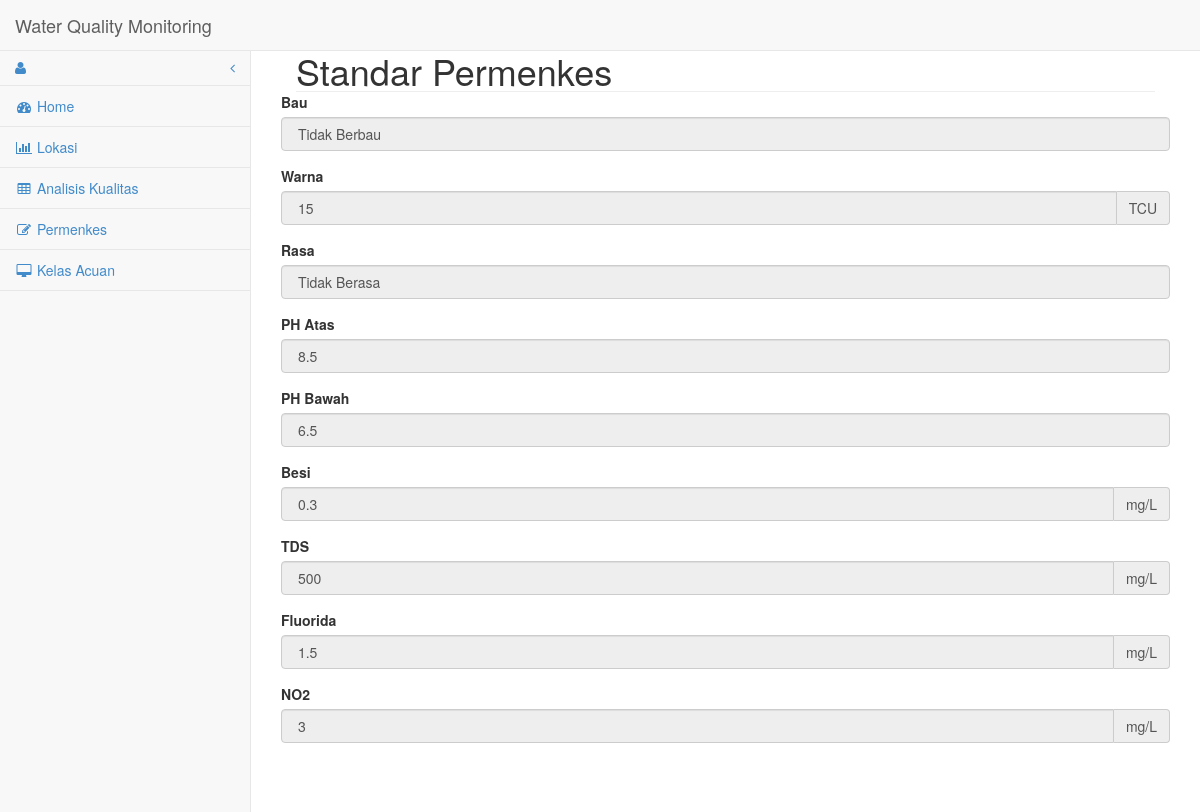
The app's page /permenkes.php with its own data.
### tables this page shows
CREATE TABLE IF NOT EXISTS `permenkes` (
  `id_permenkes` int(6) unsigned NOT NULL,
  `bau` varchar(30) DEFAULT NULL,
  `warna` float DEFAULT NULL,
  `rasa` varchar(30) DEFAULT NULL,
  `tds` float DEFAULT NULL,
  `ph_atas` float DEFAULT NULL,
  `ph_bawah` float DEFAULT NULL,
  `besi` float DEFAULT NULL,
  `fluorida` float DEFAULT NULL,
  `no2` float DEFAULT NULL,
  `temperatur_atas` double DEFAULT NULL,
  `temperatur_bawah` double DEFAULT NULL
);

### permenkes.php (the view, shortened to what this page needs)
<html xmlns="http://www.w3.org/1999/xhtml" >
<!DOCTYPE html>
<html lang="en">
<head>
    <link href="css/bootstrap.min.css" rel="stylesheet">
    <link href="css/sb-admin-2.css" rel="stylesheet">
    <link href="css/plugins/morris.css" rel="stylesheet">
    <link href="font-awesome/css/font-awesome.min.css" rel="stylesheet" type="text/css">
</head>
<body>
    <div id="wrapper">
        <nav class="navbar navbar-default navbar-static-top" role="navigation" style="margin-bottom: 0">
            <div class="navbar-header">
                <a class="navbar-brand" href="home.php">Water Quality Monitoring</a>
            </div>
            <div class="navbar-default sidebar" role="navigation">
                <div class="sidebar-nav navbar-collapse">
                    <ul class="nav" id="side-menu">
                    <li class="dropdown">
                        <a href="#" class="dropdown-toggle" data-toggle="dropdown"><i class="fa fa-user"></i> <?php echo $_SESSION["user"]; ?> <span class="fa arrow"></span></a>
                    </li>
                    <li >
                        <a href="home.php"><i class="fa fa-fw fa-dashboard"></i> Home</a>
                    </li>
                    <li>
                        <a href="lokasi.php"><i class="fa fa-fw fa-bar-chart-o"></i> Lokasi</a>
                    </li>
                    <li>
                        <a href="analisis_kualitas.php"><i class="fa fa-fw fa-table"></i> Analisis Kualitas</a>
                    </li>
                    <li     class="active">
                        <a href="permenkes.php"><i class="fa fa-fw fa-edit"></i> Permenkes</a>
                    </li>
                    <li>
                        <a href="kelasacuan.php"><i class="fa fa-fw fa-desktop"></i> Kelas Acuan</a>
                    </li>
                </ul>
            </div>
        </div>
        </nav>
        <div id="page-wrapper">
            <div class="container-fluid">
                <div class="row">
                    <div class="col-lg-12">
                        <h1 class="page-header" style="margin:0; padding:0">
                            Standar Permenkes
                        </h1>
                    </div>
                </div>
				<?php
					$resultx = mysql_query("SELECT * FROM permenkes WHERE id_permenkes = '1' ");
						$row = mysql_fetch_array($resultx);
												$bau = $row['bau'];
												$warna = $row['warna'];
												$rasa = $row['rasa'];
											$besi = $row['besi'];
											$phatas = $row['ph_atas'];
											$phbawah = $row['ph_bawah'];
											$tds = $row['tds'];
											$fluorida = $row['fluorida'];
											$no2= $row['no2'];
				?>
                <div class="row">
                    <div class="col-lg-12" style="margin:0; padding:0">
                        <form action="editorpermenkes.php" method="post">
							 <div class="form-group">
                                <label>Bau</label>
                                <input class="form-control" value=" <?php echo $bau; ;?>" name="bau" readonly="readonly"s>
                            </div>
                            <label>Warna</label>
							 <div class="form-group input-group">
                                <input class="form-control" value=" <?php echo $warna; ;?>" name="warna" readonly="readonly">
                                <span class="input-group-addon">TCU</span>
                            </div>
							<div class="form-group">
                                <label>Rasa</label>
                                <input class="form-control" value=" <?php echo $rasa; ;?>" name="rasa" readonly="readonly">
                            </div>
                            <div class="form-group">
                                <label>PH Atas</label>
                                <input class="form-control" value=" <?php echo $phatas; ;?>" name="phatas" readonly="readonly">
                            </div>
							<div class="form-group">
                                <label>PH Bawah</label>
                                <input class="form-control" value=" <?php echo $phbawah; ;?>" name="phbawah" readonly="readonly">
                            </div>
							<label>Besi</label>
							<div class="form-group input-group">
                                <input class="form-control" value=" <?php echo $besi; ;?>" name="besi" readonly="readonly">
                                <span class="input-group-addon">mg/L</span>
                            </div>
                            <label>TDS</label>
							<div class="form-group input-group">
                                <input class="form-control" value=" <?php echo $tds; ;?>" name="tds" readonly="readonly">
                                <span class="input-group-addon">mg/L</span>
                            </div>
                            <label>Fluorida</label>
							<div class="form-group input-group">
                                <input class="form-control" value=" <?php echo $fluorida; ;?>" name="fluorida" readonly="readonly">
                                <span class="input-group-addon">mg/L</span>
                            </div>
                            <label>NO2</label>
							<div class="form-group input-group">
                                <input class="form-control" value=" <?php echo $no2; ;?>" name="no2" readonly="readonly">
                                <span class="input-group-addon">mg/L</span>
                            </div>
                            <br><br>
                        </form>
                    </div>
                </div>
            </div>
        </div>
    </div>
</body>
</html>

### css/sb-admin-2.css (style rules this page uses)
body { background-color: #f8f8f8; }
#wrapper { width: 100%; }
#page-wrapper { padding: 0 15px; min-height: 568px; background-color: #fff; }
@media (min-width:768px) { #page-wrapper { position: inherit; margin: 0 0 0 250px; padding: 0 30px; border-left: 1px solid #e7e7e7; } }
.sidebar .sidebar-nav.navbar-collapse { padding-right: 0; padding-left: 0; }
.sidebar ul li { border-bottom: 1px solid #e7e7e7; }
.sidebar .arrow { float: right; }
.sidebar .fa.arrow:before { content: "\f104"; }
@media (min-width:768px) { .sidebar { z-index: 1; position: absolute; width: 250px; margin-top: 51px; } }

### records on screen
permenkes: bau "Tidak Berbau", warna "15", rasa "Tidak Berasa", phatas "8.5", phbawah "6.5", besi "0.3", tds "500", fluorida "1.5", no2 "3"
